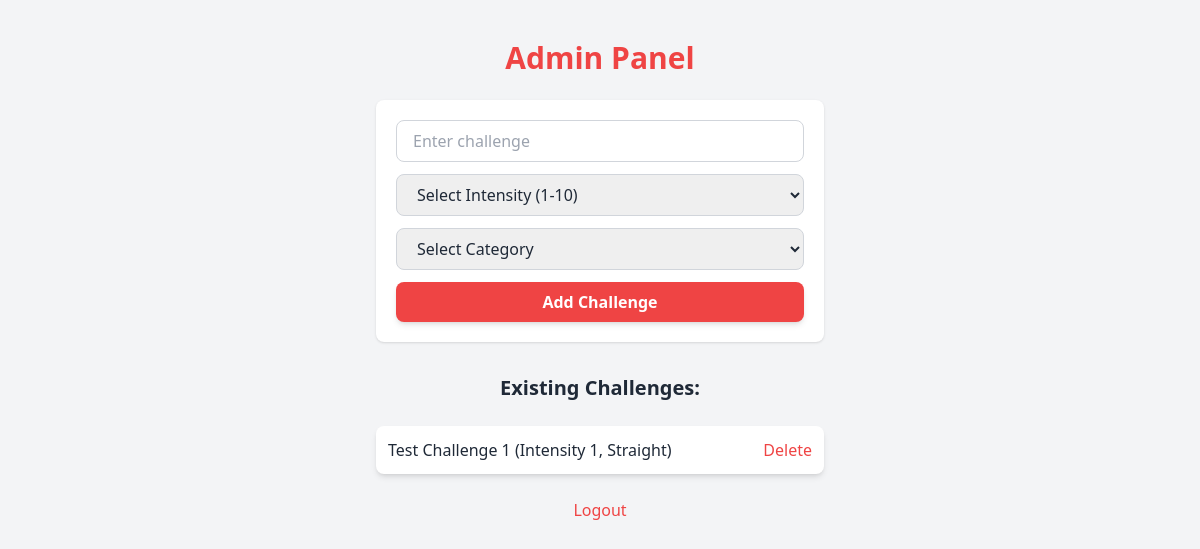
Before: /admin (signed in) with the older database file.
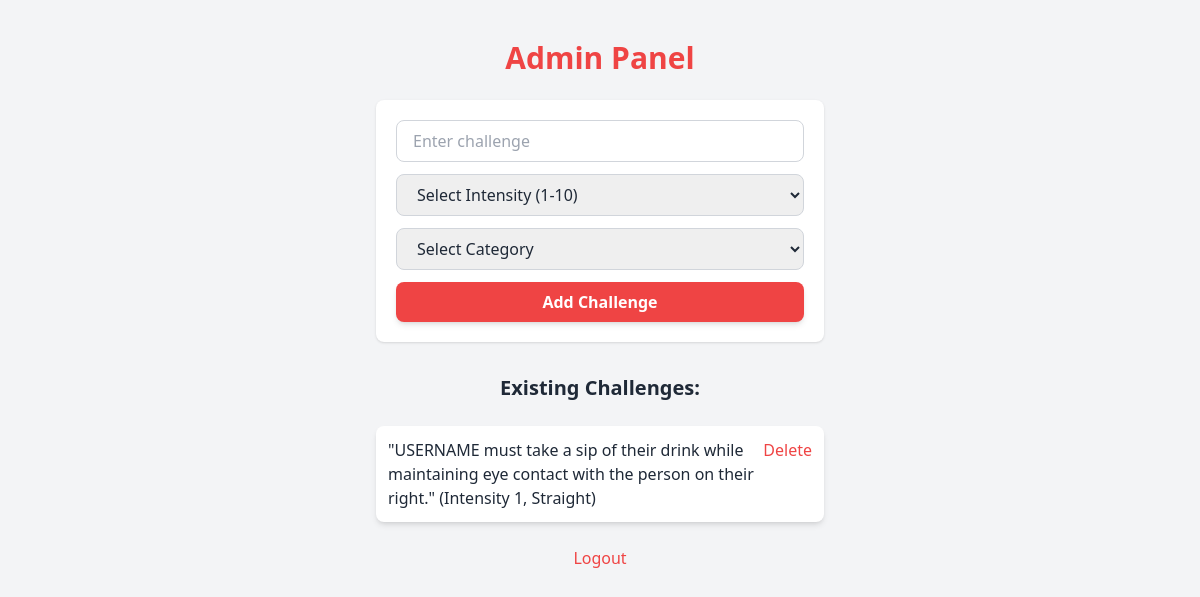
After: the same page with the newer database file.
### tables this page shows
CREATE TABLE challenges (
                    id INTEGER PRIMARY KEY AUTOINCREMENT,
                    intensity INTEGER NOT NULL CHECK(intensity BETWEEN 1 AND 10),
                    category TEXT NOT NULL CHECK(category IN ('Straight', 'Bi')),
                    challenge_text TEXT NOT NULL
                );

### app.py (the view, shortened to what this page needs)
@app.route("/admin", methods=["GET", "POST"])
def admin():
    if "admin_logged_in" not in session:
        return redirect(url_for("admin_login"))
    conn = sqlite3.connect(DB_FILE)
    c = conn.cursor()
    c.execute("SELECT * FROM challenges ORDER BY intensity")
    challenges = c.fetchall()
    conn.close()
    return render_template("admin.html", challenges=challenges)

### templates/admin.html (shortened to what this page needs)
<!DOCTYPE html>
<html lang="en">
<head>
    <script src="https://cdn.tailwindcss.com"></script>
</head>
<body class="bg-gray-100 text-gray-800">
    <div class="flex flex-col items-center min-h-screen py-10 px-5">
        <h1 class="text-3xl font-bold text-red-500">Admin Panel</h1>
        <form action="{{ url_for('admin') }}" method="POST" class="mt-6 w-full max-w-md bg-white p-5 rounded-lg shadow">
            <input type="text" name="challenge_text" placeholder="Enter challenge" required
                   class="w-full px-4 py-2 border border-gray-300 rounded-lg focus:outline-none focus:ring-2 focus:ring-red-500">
            <select name="intensity" required
                    class="w-full mt-3 px-4 py-2 border border-gray-300 rounded-lg focus:outline-none focus:ring-2 focus:ring-red-500">
                <option value="" disabled selected>Select Intensity (1-10)</option>
            </select>
            <select name="category" required
                    class="w-full mt-3 px-4 py-2 border border-gray-300 rounded-lg focus:outline-none focus:ring-2 focus:ring-red-500">
                <option value="" disabled selected>Select Category</option>
            </select>
            <button type="submit" class="w-full mt-3 px-6 py-2 bg-red-500 text-white font-semibold rounded-lg shadow-md hover:bg-red-600 transition">
                Add Challenge
            </button>
        </form>
        <h2 class="text-xl font-semibold mt-8">Existing Challenges:</h2>
        <ul class="mt-4 w-full max-w-md">
            {% for challenge in challenges %}
                <li class="bg-white shadow-md rounded-lg p-3 mt-2 flex justify-between">
                    {{ challenge[3] }} (Intensity {{ challenge[1] }}, {{ challenge[2] }})
                    <a href="{{ url_for('delete_challenge', id=challenge[0]) }}" class="text-red-500 hover:underline">Delete</a>
                </li>
            {% endfor %}
        </ul>
        <a href="{{ url_for('admin_logout') }}" class="mt-6 text-red-500 hover:underline">Logout</a>
    </div>
</body>
</html>

Changed rows visible on the page:
changed challenges "Straight": challenge_text "Test Challenge 1" → "\"USERNAME must take a sip of their drink while maintaining eye contact with the person on their right.\""
